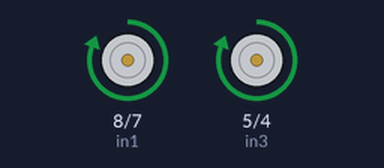
A sketch run on a simulated Arduino Uno, built with avr-gcc and run on an emulated ATmega328P. Parts: motor-driver pin pairs drawn as motors (green arrow = first pin HIGH = forward, orange = second pin HIGH = backward, longer = more drive, scaled by the enable pin).

Above: at 0.1 s.
At 8.65 s:
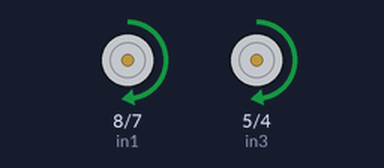
At 17.3 s:
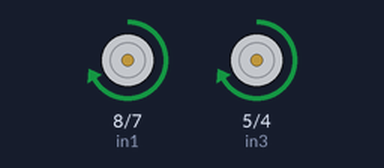
At 35.8 s:
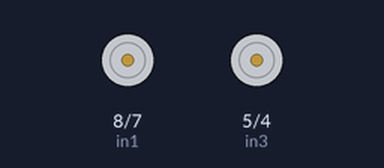
Timing chart, 0 to 40.0 s (numbered marks = the images above):
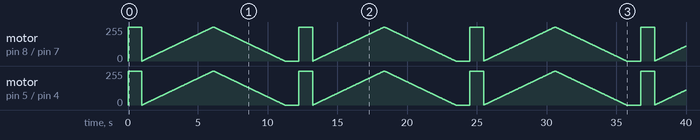

The sketch:

2motor.ino
```cpp
int enA = 9;
int in1 = 8;
int in2 = 7;

int enB = 3;
int in3 = 5;
int in4 = 4;
void setup()
{
  pinMode(enA, OUTPUT);
  pinMode(in1, OUTPUT);
  pinMode(in2, OUTPUT);

  pinMode(enB, OUTPUT);
  pinMode(in3, OUTPUT);
  pinMode(in4, OUTPUT);
}
void ControlON()
{
  analogWrite(enA,255);
  analogWrite(enB,255);

  digitalWrite(in1,HIGH);
  digitalWrite(in2,LOW);
  digitalWrite(in3,HIGH);
  digitalWrite(in4,LOW);
}
void Speedup()
{
  for(int i=0;i<256;i++)
  {
    analogWrite(enA, i);
    analogWrite(enB, i);
    delay(20);
  }
}
void Speeddown()
{
  for(int i=255;i>=0;--i)
  {
    analogWrite(enA, i);
    analogWrite(enB, i);
    delay(20);
  }
}
void ControlOFF()
{
  analogWrite(enA,255);
  analogWrite(enB,255);

  digitalWrite(in1,LOW);
  digitalWrite(in2,LOW);
  digitalWrite(in3,LOW);
  digitalWrite(in4,LOW);
}
void loop()
{
  ControlON();
  delay(1000);
  Speedup();
  Speeddown();
  ControlOFF();
  delay(1000);
}
```
